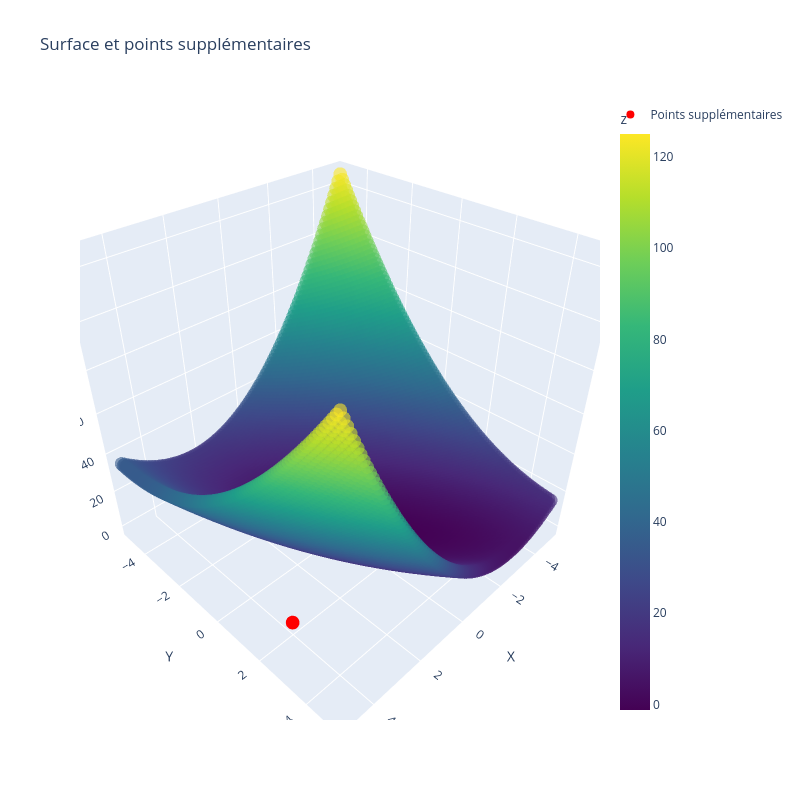

The cell this chart's notebook holds for it:
### Code cell
import numpy as np
import pandas as pd
import plotly.express as px

# Définir l'équation de la surface z = f(x, y)
def f(x, y):
    return x - y + 2 * x**2 + 2 * x * y + y**2

# Créer une grille de points pour x et y
x_vals = np.linspace(-5, 5, 100)
y_vals = np.linspace(-5, 5, 100)
X, Y = np.meshgrid(x_vals, y_vals)
Z = f(X, Y)

# Organiser les données de la surface dans un DataFrame
surface_data = pd.DataFrame({
    'x': X.ravel(),
    'y': Y.ravel(),
    'z': Z.ravel()
})

# Ajouter des points supplémentaires
points_data = pd.DataFrame({
    'x': [-1, 1, 4],
    'y': [-3, 1, 2],
    'z': [1, 4, 2]
})

# Tracer la surface
fig = px.scatter_3d(
    surface_data,
    x='x',
    y='y',
    z='z',
    opacity=0.6,
    color='z',
    color_continuous_scale='Viridis',
    title="Surface et points supplémentaires"
)

# Ajouter les points supplémentaires
fig.add_scatter3d(
    x=points_data['x'],
    y=points_data['y'],
    z=points_data['z'],
    mode='markers',
    marker=dict(size=8, color='red'),
    name='Points supplémentaires'
)

# Configurer l'affichage
fig.update_layout(
    scene=dict(
        xaxis_title="X",
        yaxis_title="Y",
        zaxis_title="Z"
    ),
    width=800,
    height=800
)

# Afficher la figure
fig.show()

def grad_f(x, y):
    df_dx = 4*x + 2*y + 1
    df_dy = 2*x + 2*y - 1
    return np.array([df_dx, df_dy])

x_start = np.array([3.0, 4.0])
lam = 0.1
epsilon = 1e-2
xk = x_start
chemin = [xk]
iterations = 0

while np.linalg.norm(grad_f(xk[0], xk[1])) >= epsilon:
    grad = grad_f(xk[0], xk[1])
    xk = xk - lam * grad
    chemin.append(xk)
    iterations += 1
    if iterations > 1000: 
        break

xk_final = chemin[-1]
x_th = np.array([-1.0, 1.5])
erreur = np.linalg.norm(x_th - xk_final) / np.linalg.norm(x_th)

print("Minimum trouvé :", xk_final)
print("Itérations :", iterations)
print("Erreur relative :", erreur)

### Figure 1 — Plotly figure (JSON) as saved in the notebook; plotly's stock layout.template omitted (floating-point values rounded to 4 significant figures; data arrays with more than 128 entries replaced by an {"elided": "..."} marker saying what was removed)
{"data": [{"hovertemplate": "x=%{x}<br>y=%{y}<br>z=%{marker.color}<extra></extra>", "legendgroup": "", "marker": {"color": {"elided": "10000 float values"}, "coloraxis": "coloraxis", "opacity": 0.6, "symbol": "circle"}, "mode": "markers", "name": "", "scene": "scene", "showlegend": false, "type": "scatter3d", "x": {"elided": "10000 float values"}, "y": {"elided": "10000 float values"}, "z": {"elided": "10000 float values"}}, {"marker": {"color": "red", "size": 8}, "mode": "markers", "name": "Points supplémentaires", "type": "scatter3d", "x": [-1, 1, 4], "y": [-3, 1, 2], "z": [1, 4, 2]}], "layout": {"coloraxis": {"colorbar": {"title": {"text": "z"}}, "colorscale": [[0, "#440154"], [0.1111, "#482878"], [0.2222, "#3e4989"], [0.3333, "#31688e"], [0.4444, "#26828e"], [0.5556, "#1f9e89"], [0.6667, "#35b779"], [0.7778, "#6ece58"], [0.8889, "#b5de2b"], [1, "#fde725"]]}, "height": 800, "legend": {"tracegroupgap": 0}, "scene": {"domain": {"x": [0, 1], "y": [0, 1]}, "xaxis": {"title": {"text": "X"}}, "yaxis": {"title": {"text": "Y"}}, "zaxis": {"title": {"text": "Z"}}}, "title": {"text": "Surface et points supplémentaires"}, "width": 800}}
